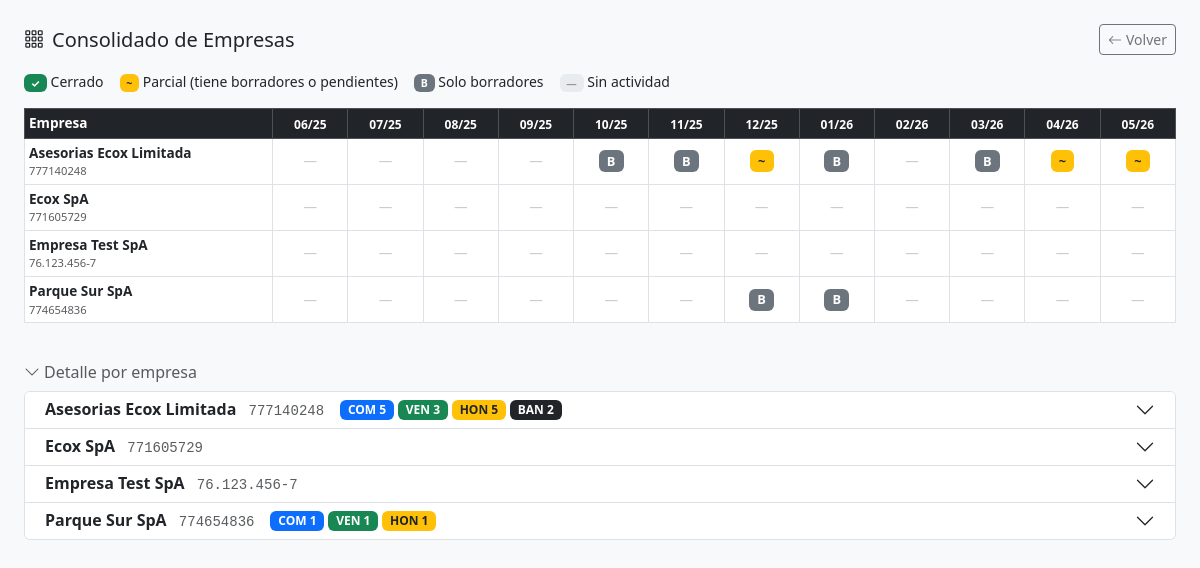
Page /consolidado on the committed database.
### models.py (models this page shows, shortened)
class Empresa(db.Model):
    __tablename__ = 'empresas'
    id = db.Column(db.Integer, primary_key=True)
    rut = db.Column(db.String(12), unique=True, nullable=False)
    razon_social = db.Column(db.String(200), nullable=False)
    nombre_fantasia = db.Column(db.String(200))
    giro = db.Column(db.String(300))
    activa = db.Column(db.Boolean, default=True)
    clave_sii = db.Column(db.String(200))   # clave portal SII (opcional)
    cuentas = db.relationship('Cuenta', backref='empresa', lazy='dynamic')
    asientos = db.relationship('Asiento', backref='empresa', lazy='dynamic')
    documentos_sii = db.relationship('DocumentoSII', backref='empresa', lazy='dynamic')
    movimientos_banco = db.relationship('MovimientoBanco', backref='empresa', lazy='dynamic')
    reglas = db.relationship('ReglaClasificacion', backref='empresa', lazy='dynamic')

### routes/main.py (the view)
@bp.route('/consolidado')
def consolidado():
    empresas = Empresa.query.filter_by(activa=True).order_by(Empresa.razon_social).all()
    ids = [e.id for e in empresas]
    hoy = date.today()
    meses = [(hoy.replace(day=1) - relativedelta(months=i)).strftime('%Y-%m')
             for i in range(11, -1, -1)]
    fecha_desde = date(int(meses[0][:4]), int(meses[0][5:]), 1)
    rows_asi = (db.session.query(
            Asiento.empresa_id,
            func.strftime('%Y-%m', Asiento.fecha).label('mes'),
            Asiento.estado,
            func.count(Asiento.id).label('n'),
        )
        .filter(Asiento.empresa_id.in_(ids),
                Asiento.fecha >= fecha_desde,
                Asiento.estado != 'ANULADO')
        .group_by(Asiento.empresa_id, 'mes', Asiento.estado)
        .all())
    asi = {(r.empresa_id, r.mes, r.estado): r.n for r in rows_asi}
    rows_doc = (db.session.query(
            DocumentoSII.empresa_id,
            func.strftime('%Y-%m', DocumentoSII.fecha).label('mes'),
            func.count(DocumentoSII.id).label('n'),
        )
        .filter(DocumentoSII.empresa_id.in_(ids),
                DocumentoSII.procesado == False,
                DocumentoSII.fecha >= fecha_desde)
        .group_by(DocumentoSII.empresa_id, 'mes')
        .all())
    docs_pend = {(r.empresa_id, r.mes): r.n for r in rows_doc}
    rows_mov = (db.session.query(
            MovimientoBanco.empresa_id,
            func.strftime('%Y-%m', MovimientoBanco.fecha).label('mes'),
            func.count(MovimientoBanco.id).label('n'),
        )
        .filter(MovimientoBanco.empresa_id.in_(ids),
                MovimientoBanco.procesado == False,
                MovimientoBanco.fecha >= fecha_desde)
        .group_by(MovimientoBanco.empresa_id, 'mes')
        .all())
    movs_pend = {(r.empresa_id, r.mes): r.n for r in rows_mov}
    def _estado_celda(eid, mes):
        conf = asi.get((eid, mes, 'CONFIRMADO'), 0)
        borr = asi.get((eid, mes, 'BORRADOR'), 0)
        pend = docs_pend.get((eid, mes), 0) + movs_pend.get((eid, mes), 0)
        if conf == 0 and borr == 0 and pend == 0:
            return 'vacio'
        if conf > 0 and borr == 0 and pend == 0:
            return 'ok'
        if conf > 0:
            return 'parcial'
        return 'borrador'
    grilla = []
    for e in empresas:
        celdas = {mes: _estado_celda(e.id, mes) for mes in meses}
        grilla.append({'empresa': e, 'celdas': celdas})
    datos = []
    for e in empresas:
        archivos = (ArchivoImportado.query
                    .filter_by(empresa_id=e.id)
                    .order_by(ArchivoImportado.tipo, ArchivoImportado.periodo)
                    .all())
        datos.append({'empresa': e, 'archivos': archivos})
    return render_template('consolidado.html',
                           datos=datos, grilla=grilla, meses=meses)

### templates/consolidado.html (shortened to what this page needs)
{% extends 'base.html' %}
{% block content %}
<div class="d-flex justify-content-between align-items-center mb-3">
  <h5 class="mb-0"><i class="bi bi-grid-3x3-gap me-2"></i>Consolidado de Empresas</h5>
  <a href="{{ url_for('main.index') }}" class="btn btn-outline-secondary btn-sm">
    <i class="bi bi-arrow-left me-1"></i>Volver
  </a>
</div>
<div class="d-flex gap-3 mb-3 small">
  <span><span class="badge bg-success">✓</span> Cerrado</span>
  <span><span class="badge bg-warning text-dark">~</span> Parcial (tiene borradores o pendientes)</span>
  <span><span class="badge bg-secondary">B</span> Solo borradores</span>
  <span><span class="badge" style="background:#e9ecef;color:#999">—</span> Sin actividad</span>
</div>
<div class="table-responsive mb-4">
  <table class="table table-sm table-bordered align-middle" id="tablaEstados">
    <thead class="table-dark">
      <tr>
        <th style="min-width:160px">Empresa</th>
        {% for mes in meses %}
        <th class="text-center" style="min-width:52px; font-size:.75rem">
          {{ mes[5:] }}/{{ mes[2:4] }}
        </th>
        {% endfor %}
      </tr>
    </thead>
    <tbody>
      {% for fila in grilla %}
      {% set e = fila.empresa %}
      <tr>
        <td>
          <a href="{{ url_for('asientos.lista', eid=e.id) }}"
             class="text-decoration-none fw-semibold text-dark">
            {{ e.nombre_fantasia or e.razon_social }}
          </a>
          <div class="text-muted" style="font-size:.7rem">{{ e.rut }}</div>
        </td>
        {% for mes in meses %}
        {% set estado = fila.celdas[mes] %}
        <td class="text-center p-1">
          {% if estado == 'ok' %}
            <span class="badge bg-success" style="font-size:.8rem" title="Cerrado">✓</span>
          {% elif estado == 'parcial' %}
            <span class="badge bg-warning text-dark" style="font-size:.8rem"
                  title="Tiene borradores o documentos pendientes">~</span>
          {% elif estado == 'borrador' %}
            <span class="badge bg-secondary" style="font-size:.8rem"
                  title="Solo borradores, sin confirmar">B</span>
          {% else %}
            <span style="color:#ccc; font-size:.85rem">—</span>
          {% endif %}
        </td>
        {% endfor %}
      </tr>
      {% endfor %}
    </tbody>
  </table>
</div>
<h6 class="text-muted mb-2"><i class="bi bi-chevron-down me-1"></i>Detalle por empresa</h6>
<div class="accordion" id="acordeonEmpresas">
  {% for d in datos %}
  {% set e = d.empresa %}
  {% set eid = e.id %}
  <div class="accordion-item">
    <h2 class="accordion-header">
      <button class="accordion-button collapsed py-2" type="button"
              data-bs-toggle="collapse" data-bs-target="#empresa-{{ eid }}">
        <div class="d-flex align-items-center gap-3 w-100 me-3">
          <div style="min-width:200px">
            <span class="fw-semibold">{{ e.nombre_fantasia or e.razon_social }}</span>
            <span class="text-muted small ms-2 font-monospace">{{ e.rut }}</span>
          </div>
          <div class="d-flex gap-1 flex-wrap">
            {% for tipo, color in [('COMPRAS','primary'),('VENTAS','success'),('HONORARIOS','warning'),('BANCO','dark')] %}
              {% set n = d.archivos | selectattr('tipo','equalto',tipo) | list | length %}
              {% if n %}
                <span class="badge bg-{{ color }} {% if color=='warning' %}text-dark{% endif %}"
                      title="{{ tipo }}: {{ n }} archivo(s)">
                  {{ tipo[:3] }} {{ n }}
                </span>
              {% endif %}
            {% endfor %}
          </div>
        </div>
      </button>
    </h2>
  </div>
  {% endfor %}
</div>
{% endblock %}

### templates/base.html (shortened to what this page needs)
<!DOCTYPE html>
<html lang="es">
<head>
  <link href="https://cdn.jsdelivr.net/npm/bootstrap@5.3.3/dist/css/bootstrap.min.css" rel="stylesheet">
  <link href="https://cdn.jsdelivr.net/npm/bootstrap-icons@1.11.3/font/bootstrap-icons.min.css" rel="stylesheet">
  <link href="https://cdn.jsdelivr.net/npm/tom-select@2.3.1/dist/css/tom-select.bootstrap5.min.css" rel="stylesheet">
</head>
<body>
<div class="container-fluid">
  <div class="row">
    {% if empresa is defined and empresa %}
    <nav class="col-md-2 sidebar d-flex flex-column py-3">
      <div class="empresa-nombre">
        <i class="bi bi-building me-1"></i>{{ empresa.nombre_fantasia or empresa.razon_social }}
        <div class="text-muted" style="font-size:.75rem;font-weight:400">{{ empresa.rut }}</div>
      </div>
      <hr class="text-secondary my-1">
      <div class="nav-section">Operaciones</div>
      <ul class="nav flex-column">
        <li><a class="nav-link {% if 'importar' in request.endpoint %}active{% endif %}"
               href="{{ url_for('importar.index', eid=empresa.id) }}">
          <i class="bi bi-upload me-2"></i>Importar</a></li>
        <li><a class="nav-link {% if request.endpoint=='asientos.nuevo' %}active{% endif %}"
               href="{{ url_for('asientos.nuevo', eid=empresa.id) }}">
          <i class="bi bi-plus-circle me-2"></i>Nuevo Asiento</a></li>
        <li><a class="nav-link {% if request.endpoint=='asientos.lista' %}active{% endif %}"
               href="{{ url_for('asientos.lista', eid=empresa.id) }}">
          <i class="bi bi-journal-text me-2"></i>Asientos</a></li>
        <li><a class="nav-link {% if 'pendientes' in request.endpoint %}active{% endif %}"
               href="{{ url_for('pendientes.index', eid=empresa.id) }}">
          <i class="bi bi-clock-history me-2"></i>Pendientes
          {% if pendientes_count is defined and pendientes_count %}
            <span class="badge bg-warning text-dark ms-1">{{ pendientes_count }}</span>
          {% endif %}
        </a></li>
        <li><a class="nav-link {% if 'conciliacion' in request.endpoint %}active{% endif %}"
               href="{{ url_for('conciliacion.index', eid=empresa.id) }}">
          <i class="bi bi-arrow-left-right me-2"></i>Conciliación</a></li>
        <li><a class="nav-link {% if 'contrapartes' in request.endpoint %}active{% endif %}"
               href="{{ url_for('contrapartes.index', eid=empresa.id) }}">
          <i class="bi bi-people me-2"></i>Proveedores / Clientes</a></li>
        <li><a class="nav-link {% if 'remuneraciones' in request.endpoint %}active{% endif %}"
               href="{{ url_for('remuneraciones.index', eid=empresa.id) }}">
          <i class="bi bi-person-vcard me-2"></i>Remuneraciones</a></li>
        <li><a class="nav-link {% if 'validacion' in request.endpoint %}active{% endif %}"
               href="{{ url_for('validacion.index', eid=empresa.id) }}">
          <i class="bi bi-shield-check me-2"></i>Validar Mes</a></li>
      </ul>
      <div class="nav-section mt-2">Configuración</div>
      <ul class="nav flex-column">
        <li><a class="nav-link {% if 'cuentas' in request.endpoint %}active{% endif %}"
               href="{{ url_for('cuentas.lista', eid=empresa.id) }}">
          <i class="bi bi-list-nested me-2"></i>Plan de Cuentas</a></li>
        <li><a class="nav-link {% if request.endpoint in ('empresas.editar',) %}active{% endif %}"
               href="{{ url_for('empresas.editar', eid=empresa.id) }}">
          <i class="bi bi-building-gear me-2"></i>Empresa</a></li>
      </ul>
      <div class="nav-section mt-2">Reportes</div>
      <ul class="nav flex-column">
        <li><a class="nav-link {% if request.endpoint in ('reportes.diario','reportes.diario_imprimir') %}active{% endif %}"
               href="{{ url_for('reportes.diario', eid=empresa.id) }}">
          <i class="bi bi-journal-bookmark me-2"></i>Libro Diario</a></li>
        <li><a class="nav-link {% if request.endpoint in ('reportes.mayor','reportes.mayor_imprimir') %}active{% endif %}"
               href="{{ url_for('reportes.mayor', eid=empresa.id) }}">
          <i class="bi bi-book me-2"></i>Libro Mayor</a></li>
        <li><a class="nav-link {% if request.endpoint in ('reportes.balance','reportes.balance_imprimir') %}active{% endif %}"
               href="{{ url_for('reportes.balance', eid=empresa.id) }}">
          <i class="bi bi-bar-chart-line me-2"></i>Balance General</a></li>
        <li><a class="nav-link {% if request.endpoint=='reportes.resultado' %}active{% endif %}"
               href="{{ url_for('reportes.resultado', eid=empresa.id) }}">
          <i class="bi bi-graph-up me-2"></i>Resultado</a></li>
        <li><a class="nav-link {% if request.endpoint=='reportes.ap_ar' %}active{% endif %}"
               href="{{ url_for('reportes.ap_ar', eid=empresa.id) }}">
          <i class="bi bi-bar-chart-steps me-2"></i>Reporte AP/AR</a></li>
      </ul>
      <div class="mt-auto pt-3 pb-2">
        <a class="nav-link text-secondary" href="{{ url_for('main.index') }}">
          <i class="bi bi-arrow-left me-1"></i>Empresas
        </a>
      </div>
    </nav>
    <main class="col-md-10 main-content">
    {% else %}
    <main class="col-12 main-content">
    {% endif %}
      {% block content %}{% endblock %}
    </main>
  </div>
</div>
</body>
</html>

### templates/base.html (style rules this page uses)
body { background: #f8f9fa; }
.main-content { padding: 1.5rem; }
.table-sm td, .table-sm th { font-size: .85rem; }

### rows in the picture
Empresa: nombre_fantasia+razon_social "Asesorias Ecox Limitada", rut "777140248", nombre_fantasia+razon_social "Asesorias Ecox Limitada", rut "777140248"
Empresa: nombre_fantasia+razon_social "Ecox SpA", rut "771605729", nombre_fantasia+razon_social "Ecox SpA", rut "771605729"
Empresa: nombre_fantasia+razon_social "Empresa Test SpA", rut "76.123.456-7", nombre_fantasia+razon_social "Empresa Test SpA", rut "76.123.456-7"
Empresa: nombre_fantasia+razon_social "Parque Sur SpA", rut "774654836", nombre_fantasia+razon_social "Parque Sur SpA", rut "774654836"

### other values in the picture
{{ mes[5:] }} "06" "07" "08" "09" "10" "11" "12" "01" "02" "03" "04" "05"
{{ mes[2:4] }} "25" "25" "25" "25" "25" "25" "25" "26" "26" "26" "26" "26"
{{ tipo[:3] }} "COM" "VEN" "HON" "BAN" "COM" "VEN" "HON"
{{ n }} "5" "3" "5" "2" "1" "1" "1"
